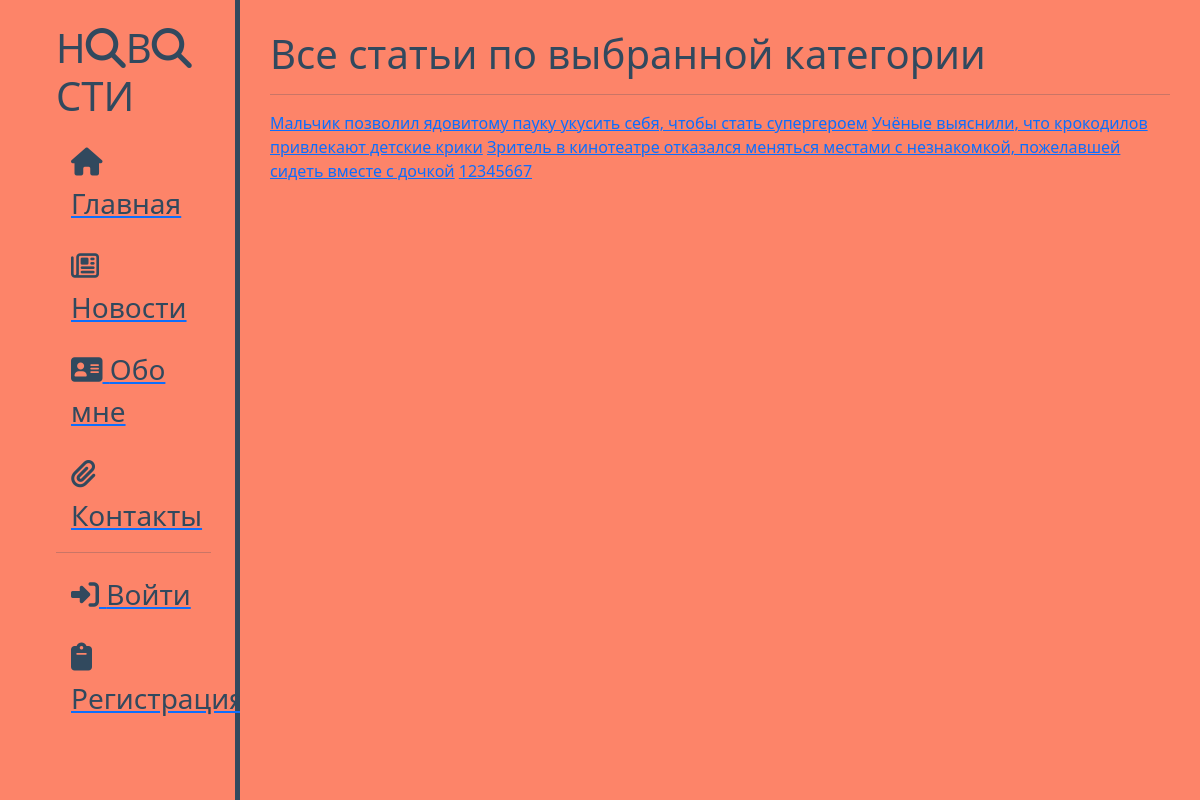
Before: /category/1 with the older database file.
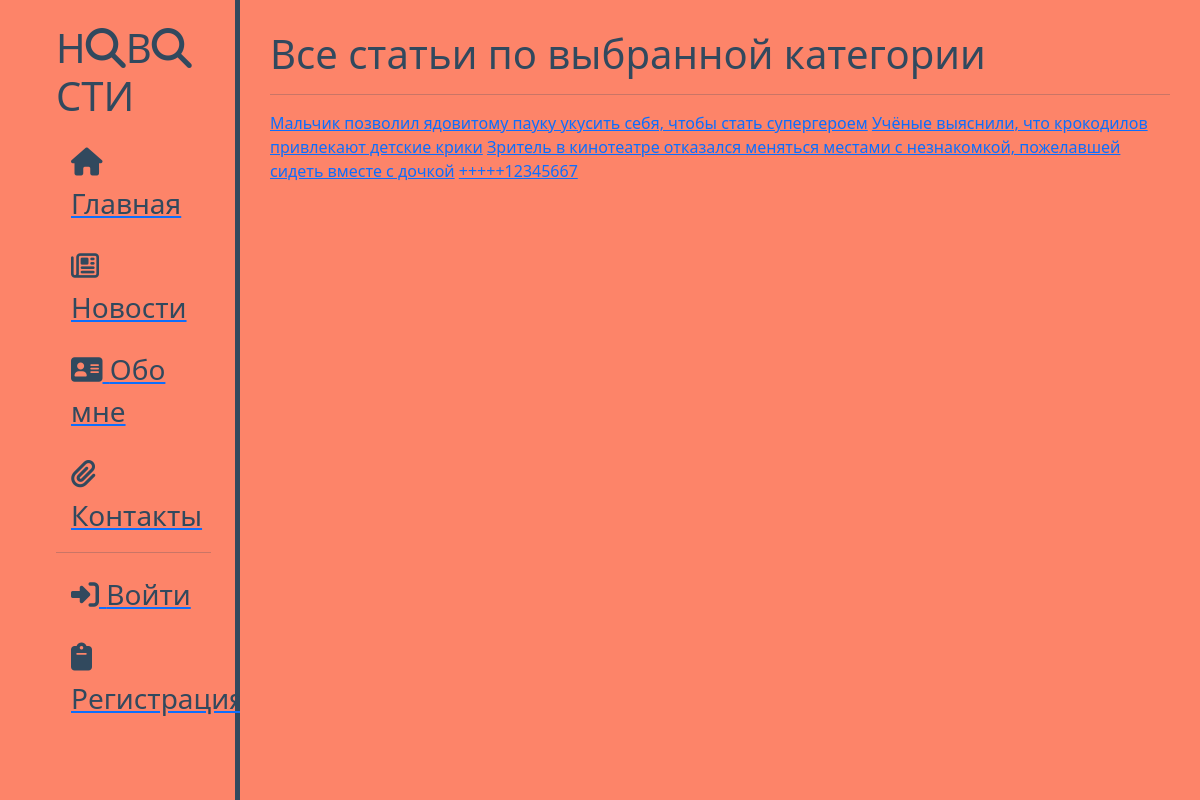
After: the same page with the newer database file.
### index/models.py (models this page shows, shortened)
class Product(models.Model):
    product_name = models.CharField(max_length=512)
    product_category = models.ForeignKey(Category, on_delete=models.CASCADE)
    product_des = models.TextField(blank=True)
    product_photo = models.ImageField(upload_to='index\static\img')
    class Meta:
        verbose_name = 'Новость'
        verbose_name_plural = 'Новости'

### index/views.py (the view)
# urls.py: path('category/<int:pk>', views.get_exact_category),
def get_exact_category(request, pk):
    category = models.Category.objects.get(id=pk)
    products = models.Product.objects.filter(product_category=category)
    context = {'products': products}
    return render(request, 'exact_category.html', context)

### index/templates/exact_category.html (shortened to what this page needs)
{% extends 'layout.html' %}
{% block content %}
    <h1>Все статьи по выбранной категории</h1>
    <hr>
    {% for i in products %}
        <a href="/product/{{ i.id }}">{{ i.product_name }}</a>
    {% endfor %}
{% endblock %}

### index/templates/layout.html (shortened to what this page needs)
{% load static %}
<!DOCTYPE html>
<html lang="ru">
<head>
    <link rel="stylesheet" href="{% static 'css/index.css' %}">
    <link rel="stylesheet" href="https://cdn.jsdelivr.net/npm/bootstrap@5.2.3/dist/css/bootstrap.min.css">
    <link rel="stylesheet" href="https://cdnjs.cloudflare.com/ajax/libs/font-awesome/6.4.2/css/all.min.css">
</head>
<body>
    <aside class="bar">
        <ul>
            <h3>Н<i class="fa-solid fa-magnifying-glass"></i>В<i class="fa-solid fa-magnifying-glass"></i>СТИ</h3>
            <a href="/"><li><i class="fa-solid fa-house"></i> Главная</li></a>
            <a href="/news_home"><li><i class="fa-regular fa-newspaper"></i> Новости</li></a>
            <a href="/about"><li><i class="fa-solid fa-address-card"></i> Обо мне</li></a>
            <a href="/contacts"><li><i class="fa-solid fa-paperclip"></i> Контакты</li></a>
            <hr>
            {% if user.is_authenticated %}
                <a href="/accounts/logout/"><li><i class="fa-solid fa-right-from-bracket"></i> Выйти</li></a>
                <a href="{% url 'create' %}"><li><i class="fas fa-plus-circle"></i> Добавить</li></a>
            {% else %}
                <a href="/accounts/login/"><li><i class="fa-solid fa-right-to-bracket"></i> Войти</li></a>
                <a href="/register"><li><i class="fa-solid fa-clipboard"></i> Регистрация</li></a>
            {% endif %}
        </ul>
    </aside>
    <aside class="main">
        {% block content %}
        {% endblock %}
    </aside>
    <aside class="tools">
    </aside>
</body>
</html>

### index/static/css/index.css (style rules this page uses)
body { background: #fd8469; }
.bar { float: left; background: #fd8469; width: 20%; padding: 2%; height: 100vh; color: #31495e; border-right: 5px solid #31495e; }
.main { float: left; background: #fd8469; width: 80%; padding: 2.5%; height: 75vh; color: #31495e; }
.tools { float: left; background: #fd8469; width: 80%; padding: 2.5%; height: 25vh; color: #31495e; }
aside h3 { font-size: 40px; }
aside ul { list-style: none }
aside ul li { color: #31495e; display: block; margin-top: 20px; margin-left: 15px; transition: transform .6s ease; }
aside ul a { font-size: 28px; }

Changed rows visible on the page:
changed Product (number 4 of 4 on the later page): product_name "12345667" → "+++++12345667"
